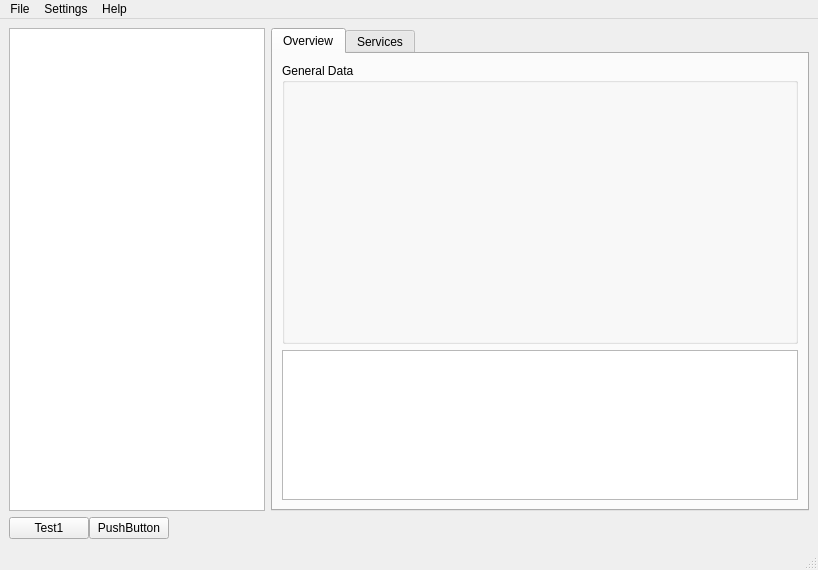
<?xml version="1.0" encoding="UTF-8"?>
<ui version="4.0">
 <class>MainWindow</class>
 <widget class="QMainWindow" name="MainWindow">
  <property name="geometry">
   <rect>
    <x>0</x>
    <y>0</y>
    <width>818</width>
    <height>570</height>
   </rect>
  </property>
  <property name="windowTitle">
   <string>SRVMON Notificator</string>
  </property>
  <widget class="QWidget" name="centralwidget">
   <property name="sizePolicy">
    <sizepolicy hsizetype="Preferred" vsizetype="Preferred">
     <horstretch>0</horstretch>
     <verstretch>0</verstretch>
    </sizepolicy>
   </property>
   <layout class="QVBoxLayout" name="verticalLayout">
    <item>
     <layout class="QHBoxLayout" name="horizontalLayout">
      <item>
       <widget class="QListView" name="listView">
        <property name="sizePolicy">
         <sizepolicy hsizetype="Minimum" vsizetype="Expanding">
          <horstretch>0</horstretch>
          <verstretch>0</verstretch>
         </sizepolicy>
        </property>
       </widget>
      </item>
      <item>
       <widget class="QTabWidget" name="tabWidget">
        <property name="currentIndex">
         <number>0</number>
        </property>
        <widget class="QWidget" name="tab">
         <attribute name="title">
          <string>Overview</string>
         </attribute>
         <layout class="QVBoxLayout" name="verticalLayout_3">
          <item>
           <layout class="QVBoxLayout" name="verticalLayout_2">
            <item>
             <widget class="QGroupBox" name="groupBox">
              <property name="title">
               <string>General Data</string>
              </property>
              <widget class="QLabel" name="lblHostname">
               <property name="geometry">
                <rect>
                 <x>10</x>
                 <y>20</y>
                 <width>461</width>
                 <height>41</height>
                </rect>
               </property>
               <property name="font">
                <font>
                 <family>DejaVu Sans</family>
                 <pointsize>26</pointsize>
                </font>
               </property>
               <property name="text">
                <string>&lt;HOSTNAME&gt;</string>
               </property>
              </widget>
             </widget>
            </item>
            <item>
             <widget class="QTextEdit" name="textEdit">
              <property name="enabled">
               <bool>true</bool>
              </property>
              <property name="sizePolicy">
               <sizepolicy hsizetype="Expanding" vsizetype="Minimum">
                <horstretch>0</horstretch>
                <verstretch>0</verstretch>
               </sizepolicy>
              </property>
              <property name="minimumSize">
               <size>
                <width>0</width>
                <height>150</height>
               </size>
              </property>
              <property name="maximumSize">
               <size>
                <width>16777215</width>
                <height>150</height>
               </size>
              </property>
              <property name="baseSize">
               <size>
                <width>0</width>
                <height>0</height>
               </size>
              </property>
             </widget>
            </item>
           </layout>
          </item>
         </layout>
        </widget>
        <widget class="QWidget" name="tab_2">
         <attribute name="title">
          <string>Services</string>
         </attribute>
         <layout class="QVBoxLayout" name="verticalLayout_5">
          <item>
           <layout class="QVBoxLayout" name="verticalLayout_4">
            <item>
             <widget class="QTableView" name="tableView"/>
            </item>
           </layout>
          </item>
         </layout>
        </widget>
       </widget>
      </item>
     </layout>
    </item>
    <item>
     <layout class="QHBoxLayout" name="horizontalLayout_2" stretch="0,0,0">
      <property name="spacing">
       <number>0</number>
      </property>
      <item>
       <widget class="QPushButton" name="btnTest">
        <property name="sizePolicy">
         <sizepolicy hsizetype="Minimum" vsizetype="Fixed">
          <horstretch>0</horstretch>
          <verstretch>0</verstretch>
         </sizepolicy>
        </property>
        <property name="text">
         <string>Test1</string>
        </property>
       </widget>
      </item>
      <item>
       <widget class="QPushButton" name="pushButton_2">
        <property name="text">
         <string>PushButton</string>
        </property>
       </widget>
      </item>
      <item>
       <spacer name="horizontalSpacer">
        <property name="orientation">
         <enum>Qt::Horizontal</enum>
        </property>
        <property name="sizeHint" stdset="0">
         <size>
          <width>40</width>
          <height>20</height>
         </size>
        </property>
       </spacer>
      </item>
     </layout>
    </item>
   </layout>
  </widget>
  <widget class="QMenuBar" name="menubar">
   <property name="geometry">
    <rect>
     <x>0</x>
     <y>0</y>
     <width>818</width>
     <height>20</height>
    </rect>
   </property>
   <widget class="QMenu" name="menuFile">
    <property name="title">
     <string>File</string>
    </property>
    <addaction name="actionQuit"/>
   </widget>
   <widget class="QMenu" name="menuHelp">
    <property name="title">
     <string>Help</string>
    </property>
    <addaction name="actionAbout"/>
   </widget>
   <widget class="QMenu" name="menuSettings">
    <property name="title">
     <string>Settings</string>
    </property>
   </widget>
   <addaction name="menuFile"/>
   <addaction name="menuSettings"/>
   <addaction name="menuHelp"/>
  </widget>
  <widget class="QStatusBar" name="statusbar"/>
  <action name="actionQuit">
   <property name="text">
    <string>Quit</string>
   </property>
  </action>
  <action name="actionAbout">
   <property name="text">
    <string>About</string>
   </property>
  </action>
 </widget>
 <resources/>
 <connections/>
</ui>
